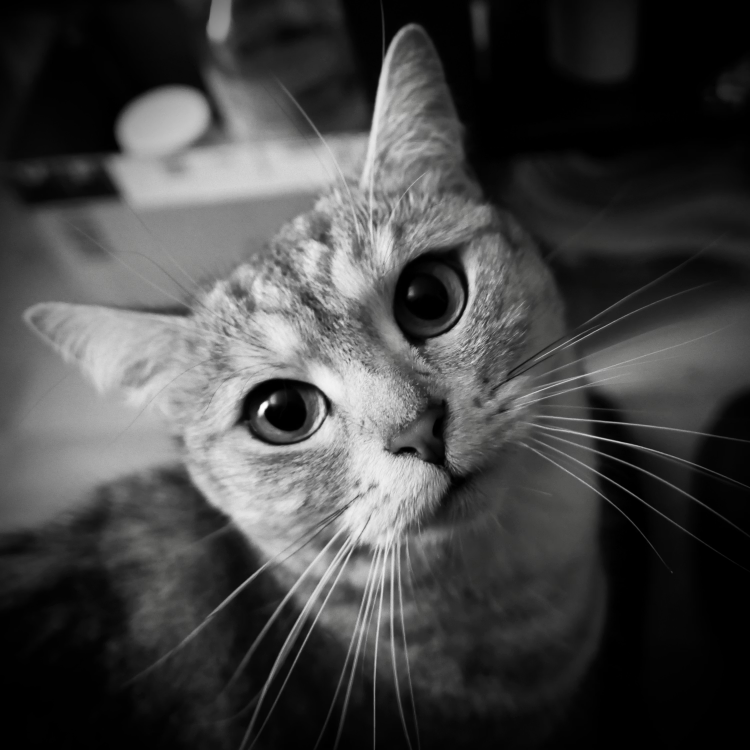
#> input picture Lab3/convolution/Image_original/cat.jpeg, 3000 x 3000 px (shown at 1/4 size)
$ python image_processing.py Image_original/cat.jpeg out.png
#> lines starting #> are read from the running program, lines starting #| are printed output that depends on the picture
from PIL import Image
import numpy as np
import sys
import os

def process_image(input_path, output_path, M=800):

    # Load image and convert to grayscale
#> called with input_path = 'Image_original/cat.jpeg', output_path = 'out.png', M = 800
    img = Image.open(input_path).convert("L")

    # Resize to M x M
    img = img.resize((M, M))
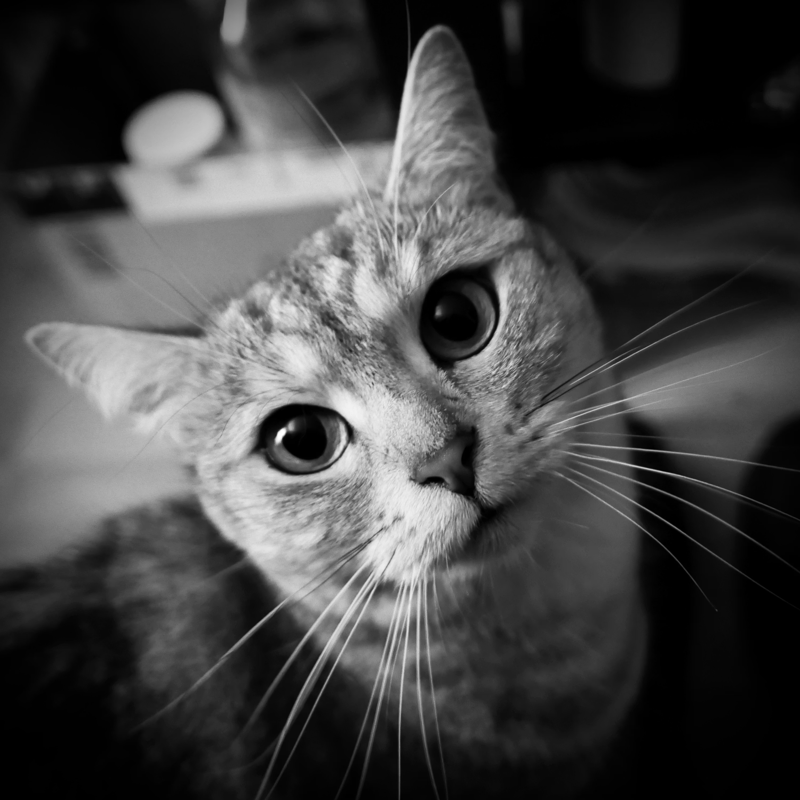
#> img: PIL image 800x800 L; min 0, max 255, mean 68.7

    # Convert to numpy array
    pixels = np.array(img, dtype=np.uint32)

    # Save as raw binary
    pixels.tofile(output_path)
    print(f"Processed image saved to {output_path}")

if __name__ == "__main__":

    input_path = sys.argv[1]
    output_path = sys.argv[2]

    process_image(input_path, output_path)
